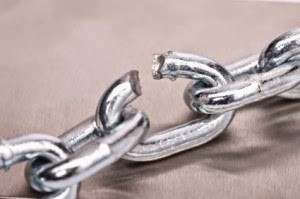
#> input picture defective/1520587147912.jfif, 300 x 199 px; its folder holds only this picture in this run
$ python main.py
#> lines starting #> are read from the running program, lines starting #| are printed output that depends on the picture
# <--------------------------------------------------------------------->
# <------Solution for the assignment of Machine Learning Internship----->
# <--------------------------------------------------------------------->

# Machine Learning model for classifying industrial equipment as defective or non-defective.
# I have chosen Support Vector Machine (SVM) algorithm for this problem, however, other algorithms
# like KNN, RandomForest or other algorithms have laso worked.


# importing necessary libraries
import os
import pickle
from skimage.io import imread
from skimage.transform import resize
import numpy as np
from sklearn.model_selection import train_test_split
from sklearn.model_selection import GridSearchCV
from sklearn.svm import SVC
from sklearn.metrics import accuracy_score
from sklearn.metrics import precision_score
from sklearn.metrics import recall_score
from matplotlib import pyplot as plt


# prepare the data
input_dir = "./"
categories = ["defective", "non-defective"]

data = []
labels = []
for category_idx, category in enumerate(categories):
        # iterating through each image of folders `defective` and `non-defective`
    for file in os.listdir(os.path.join(input_dir, category)):
        # print(file)
        img_path = os.path.join(input_dir, category + "/" + file)
        # converting color images to gray-scale (64-bit floats),
        #  resizing it and then storing in a list
        img = imread(img_path)
#> img is the input picture: shape (199, 300, 3); mean R, G, B 177.2, 162, 160.5
        img = resize(img, (80, 80))
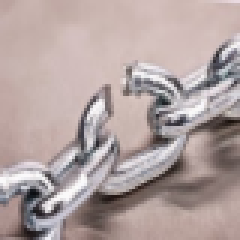
#> img: shape (80, 80, 3) float64 (shown 3 times larger); mean R, G, B 0.695, 0.635, 0.63
#> (the run stopped early here; a loop or call above may not have finished)
